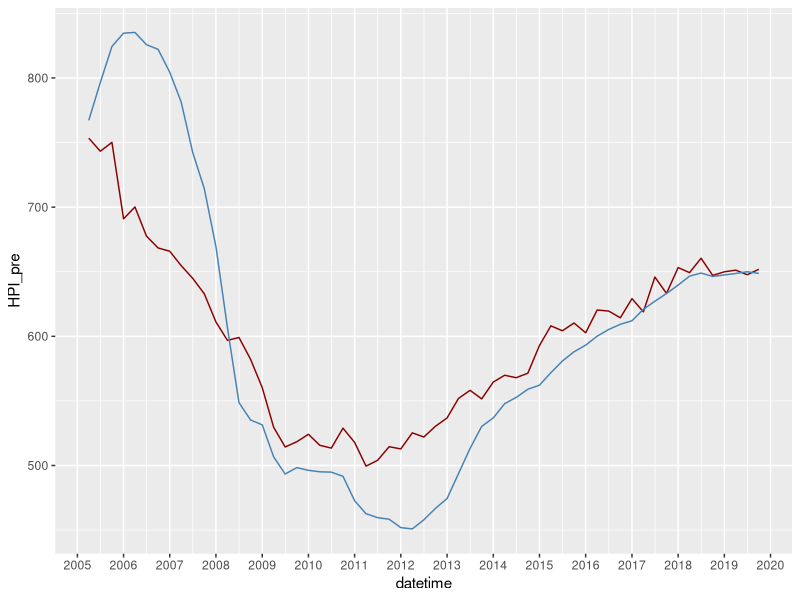
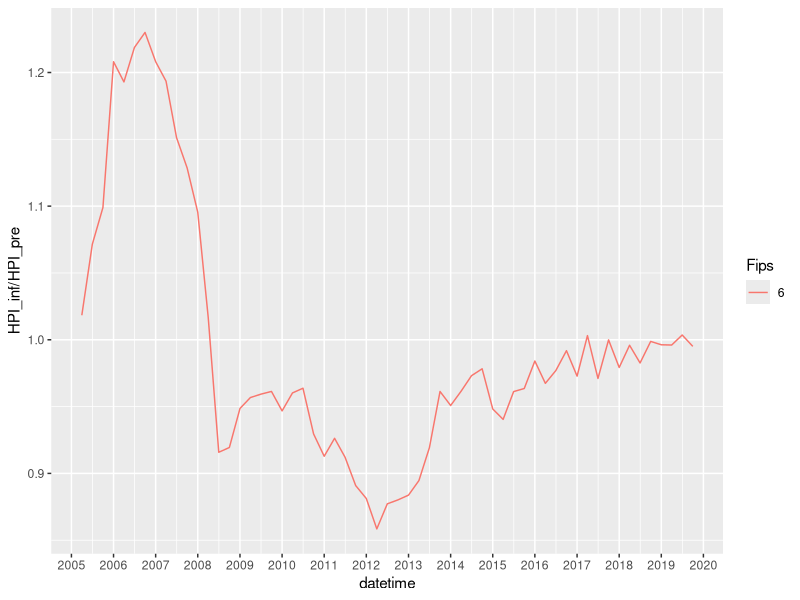

Reproduce these figures in R, in order.
## ---- chunk 1
knitr::opts_chunk$set(echo = TRUE)
library(glmnet)
library(tidyverse)
library(lubridate)
## ---- chunk 2
bData = read.csv('allData.csv', header = TRUE)
bData$Fips =  as.factor(bData$Fips)
bData$datetime = ymd(bData$datetime)
bData.time = subset(bData , select = c(datetime, Fips))
#bData  = subset(bData , select = -datetime)
bData  = subset(bData , select = -HPI)
bData  = subset(bData , select = -total_number_hpa)
#create minimum and max model
hFull = lm(HPI_inf~. -  datetime, data = bData)
hLow = lm(HPI_inf~ 1, data = bData)
## ---- chunk 3
step(hLow, scope=list(lower=hLow, 
     upper=hFull), direction="forward")
## ---- chunk 4
set.seed(100)
elasticmodel.cv = cv.glmnet(data.matrix(subset(bData , select = -c(datetime, HPI_inf))), y = bData$HPI_inf, alpha=0.5, nfolds=10, type.measure = "mse",  family="gaussian")

elasticmodel = glmnet(data.matrix(subset(bData , select = -c(datetime, HPI_inf))), y = bData$HPI_inf, alpha=0.5, nlambda=100,  family="gaussian")

index.elastic <- which(coef(elasticmodel, elasticmodel.cv$lambda.min) == 0)

## ---- chunk 5
set.seed(100)
lassomodel.cv = cv.glmnet(data.matrix(subset(bData , select = -c(datetime, HPI_inf))), y = bData$HPI_inf, alpha=1, nfolds=10, type.measure = "mse",  family="gaussian")

## Fit lasso model with 100 values for lambda
lassomodel = glmnet(data.matrix(subset(bData , select = -c(datetime, HPI_inf))), y = bData$HPI_inf, alpha=1, nlambda=100,  family="gaussian")
index.lasso <- which(coef(lassomodel, lassomodel.cv$lambda.min) == 0)
## ---- chunk 6
bubbleModel = lm(HPI_inf ~ total_number_hpa_seasonality + Real.Estate_seasonality + Unemployment.Rate + zillow_seasonality  + Realtor_seasonality + CCI + Population  + Apartment_seasonality   +
Real.Estate.Agent_seasonality + Rent_seasonality	+ Fips, data = bData)
summary(bubbleModel)
## ---- chunk 7
y = predict(bubbleModel, bData)

data = subset(bData, select = c(datetime, HPI_inf, Fips))
data['HPI_pre'] = y
## ---- chunk 8
library(scales)
data[data['Fips']==6,] %>% 
  ggplot( aes(x=datetime)) +
   geom_line(aes(y = HPI_pre), color = "darkred") +
   geom_line(aes(y = HPI_inf), color = "steelblue") +
  scale_x_date(breaks="year", labels=date_format("%Y"))
   
# + ylim(0,22000) +
#    annotate(geom="text", x=as.Date("2017-01-01"), y=20089, 
#             label="Bitcoin price reached 20k $\nat the end of 2017") +
#    annotate(geom="point", x=as.Date("2017-12-17"), y=20089, size=10, shape=21, fill="transparent") +
#    geom_hline(yintercept=5000, color="orange", size=.5) +
#    theme_ipsum()
## ---- chunk 9
data[data['Fips']==6,] %>% 
  ggplot( aes(x=datetime, color = Fips)) +
   geom_line(aes(y = HPI_inf/HPI_pre)) +
  scale_x_date(breaks="year", labels=date_format("%Y"))
